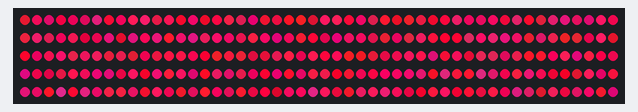
The sketch below on a simulated Arduino Uno, built with avr-gcc and run on an emulated ATmega328P. On the bench: 250 RGB LEDs in strip order, left to right, continuing on the next row. Random numbers use the default seed unless the sketch sets one.

Above: at 2.6 s.
At 6.2 s:
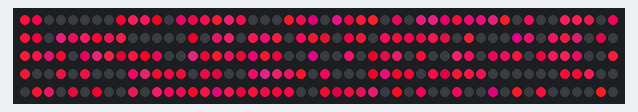
At 14.0 s:
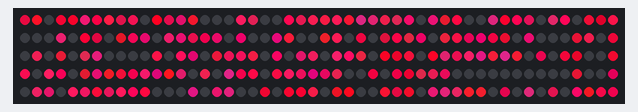
At 21.8 s:
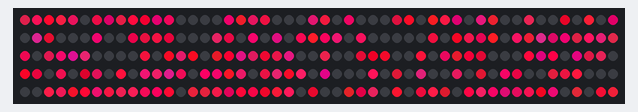
At 29.6 s:
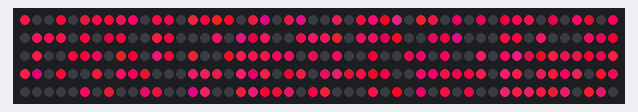
At 37.3 s:
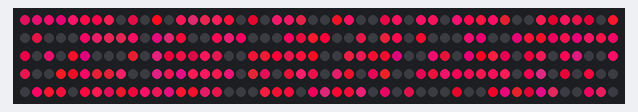

Measured:
- what the display in image 1 shows lasts 2.6 s, from 6.2 s to 8.8 s

The sketch:

generic_pink.ino
```cpp
#include <Adafruit_NeoPixel.h>
#ifdef __AVR__
#include <avr/power.h> // Required for 16 MHz Adafruit Trinket
#endif

#define PIN_NEO_PIXEL  5   // Arduino pin that connects to NeoPixel
#define NUM_PIXELS     250  // The number of LEDs (pixels) on NeoPixel

Adafruit_NeoPixel NeoPixel(NUM_PIXELS, PIN_NEO_PIXEL, NEO_GRB + NEO_KHZ800);

void setup() {
  NeoPixel.begin(); // INITIALIZE NeoPixel strip object (REQUIRED)

  for (int pixel = 0; pixel < NUM_PIXELS; pixel++) {
    NeoPixel.setPixelColor(pixel, NeoPixel.Color(random(150, 255), random(0, 30), random(30, 100)));
    NeoPixel.show();
  }
  delay(1000);
  NeoPixel.clear();
}

void loop() {
  NeoPixel.clear(); // set all pixel colors to 'off'. It only takes effect if pixels.show() is called

  for (int pixel = 0; pixel < NUM_PIXELS; pixel++) { // for each pixel
    NeoPixel.setPixelColor(random(NUM_PIXELS),  NeoPixel.Color(random(150, 255), random(0, 30), random(30, 100))); // it only takes effect if pixels.show()
    NeoPixel.show(); // send the updated pixel colors to the NeoPixel hardware.

  }
}
```
